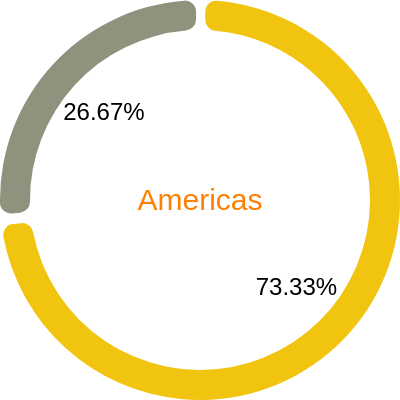

Write a Vega-Lite specification for this figure.
### Vega specification from a JSON file in a GitHub repository (floating-point values rounded to 4 significant figures)
{"$schema": "https://vega.github.io/schema/vega/v5.json", "description": "Donut Chart of Development Status in Americas", "width": 200, "height": 200, "autosize": "none", "signals": [{"name": "startAngle", "value": 0}, {"name": "endAngle", "value": 6.29}, {"name": "padAngle", "value": 0.04}, {"name": "innerRadius", "value": 85}, {"name": "cornerRadius", "value": 5.5}, {"name": "sort", "value": false}], "data": [{"name": "table", "values": [{"Region": "Developed", "Total_cases": 33}, {"Region": "Developing", "Total_cases": 12}], "transform": [{"type": "joinaggregate", "fields": ["Total_cases"], "ops": ["sum"], "as": ["Total"]}, {"type": "formula", "expr": "(datum.Total_cases / datum.Total) * 100", "as": "Percentage"}, {"type": "pie", "field": "Total_cases", "startAngle": {"signal": "startAngle"}, "endAngle": {"signal": "endAngle"}, "sort": {"signal": "sort"}}]}], "scales": [{"name": "color", "type": "ordinal", "domain": {"data": "table", "field": "Region"}, "range": ["#F1C40F", "#90927d"]}], "marks": [{"type": "arc", "from": {"data": "table"}, "encode": {"enter": {"fill": {"scale": "color", "field": "Region"}, "x": {"signal": "width / 2"}, "y": {"signal": "height / 2"}}, "update": {"startAngle": {"field": "startAngle"}, "endAngle": {"field": "endAngle"}, "padAngle": {"signal": "padAngle"}, "innerRadius": {"signal": "innerRadius"}, "outerRadius": {"signal": "width / 2"}, "cornerRadius": {"signal": "cornerRadius"}}}}, {"name": "mark_id", "type": "text", "from": {"data": "table"}, "encode": {"enter": {"text": {"signal": "if(datum['endAngle'] - datum['startAngle'] < 0.3, '', format(datum['Percentage'], '.2f') + '%')"}, "x": {"signal": "width / 2"}, "y": {"signal": "height / 2"}, "radius": {"signal": "width / 2 * 0.65"}, "theta": {"signal": "(datum['startAngle'] + datum['endAngle']) / 2"}, "fill": {"value": "black"}, "fontSize": {"value": 12}, "align": {"value": "center"}, "baseline": {"value": "middle"}}}}, {"type": "text", "encode": {"enter": {"x": {"signal": "width / 2"}, "y": {"signal": "height / 2"}, "text": {"value": "Americas"}, "fontSize": {"value": 15}, "align": {"value": "center"}, "baseline": {"value": "middle"}, "fill": {"value": "#ff7f00"}}}}]}
